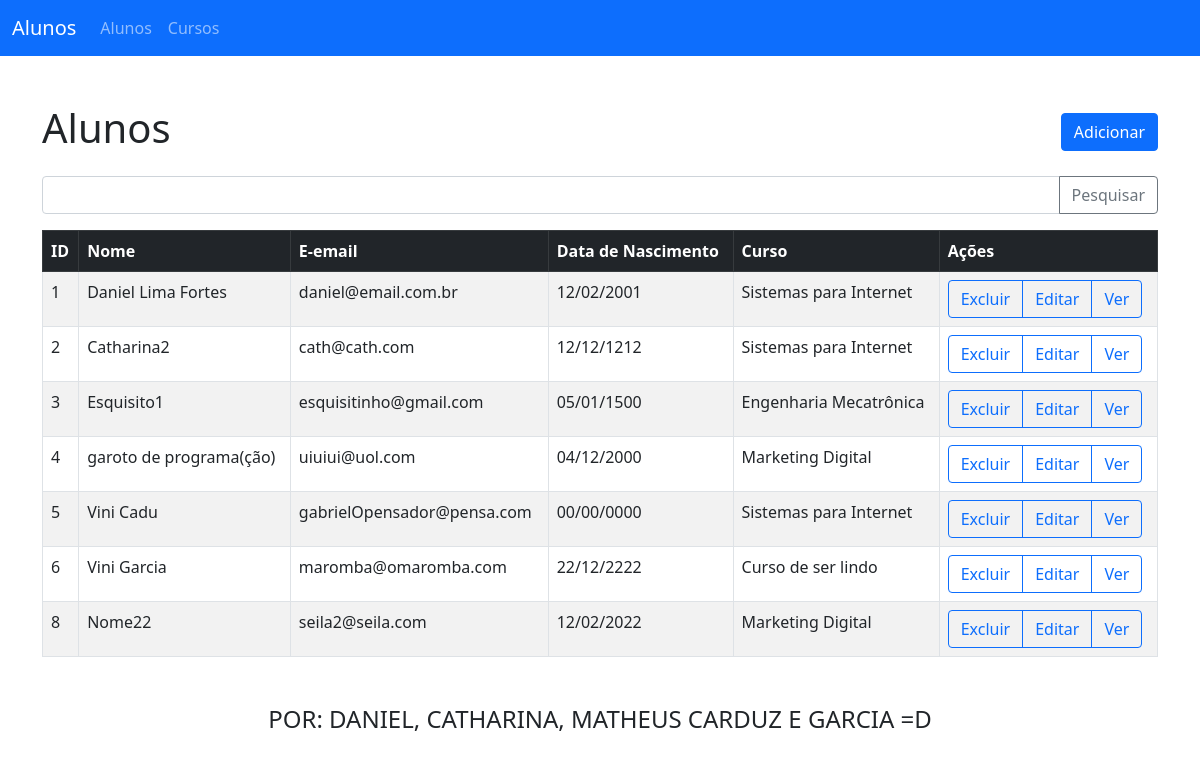
The page /alunos/index.php on the database its author committed.
### tables this page shows
CREATE TABLE `aluno` (
  `id` int(11) NOT NULL,
  `name` varchar(100) NOT NULL,
  `data_nascimento` varchar(50) NOT NULL,
  `email` varchar(50) NOT NULL,
  `curso_id` int(11) NOT NULL
);

CREATE TABLE `curso` (
  `id` int(11) NOT NULL,
  `nome` varchar(100) NOT NULL,
  `description` text NOT NULL,
  `duracao` double NOT NULL,
  `sigla` varchar(6) NOT NULL
);

### alunos/index.php (the view, shortened to what this page needs)
<?php
	require("../_config/connection.php");
	$curso_id = false;
?>
<!DOCTYPE html>
<html lang="en">
<head>
	<link href="https://cdn.jsdelivr.net/npm/bootstrap@5.0.0-beta2/dist/css/bootstrap.min.css" rel="stylesheet">
</head>
<body>
	<?php
        readFile("../_partials/navbar.html");
    ?>
	<?php
		$query = "SELECT a.*, c.nome as curso
			FROM aluno a
			INNER JOIN curso c on a.curso_id = c.id";
		$result = $conn->query($query);
		$rows = $result->fetch_all(MYSQLI_ASSOC);
		try {
			$cursoQuery = "SELECT * from curso";
			$cursoResult = $conn->query($cursoQuery);
		} catch (Exception $e) {
			header('Location: index.php?message=Erro ao recuperar lista de alunos!!');
			die();
		}
	?>
	<section class="container mt-5 mb-5">
		<div class="row mb-3">
			<div class="col">
				<h1>Alunos</h1>
			</div>
			<div class="col d-flex justify-content-end align-items-center">
				<a class="btn btn-primary" href="add.php">Adicionar</a>
			</div>
		</div>
		<form action="" method="get">
			<div class="input-group mb-3">
				<select
					class="form-control"
					id="curso_id"
					name="curso_id">
						<option value></option>
						<?php while($curso = $cursoResult->fetch_assoc()): ?>
							<option
								value="<?=$curso["id"]?>"
								<?= $curso["id"] == $curso_id ? 'selected' : '';?>
							>
							</option>
						<?php endwhile; ?>
				</select>
				<button class="btn btn-outline-secondary" type="submit">
					Pesquisar
				</button>
			</div>
		</form>
		<table class="table table-striped table-bordered">
			<thead class="table-dark">
				<tr>
					<th>ID</th>
					<th>Nome</th>
					<th>E-email</th>
					<th>Data de Nascimento</th>
					<th>Curso</th>
					<th>Ações</th>
				</tr>
			</thead>
			<tbody>
				<?php foreach($rows as $aluno): ?>
					<tr>
						<td>
							<?=$aluno["id"]?>
						</td>
						<td>
							<?=$aluno["name"]?>
						</td>
						<td>
							<?=$aluno["email"]?>
						</td>
						<td>
							<?=$aluno["data_nascimento"]?>
						</td>
						<td>
							<?=$aluno["curso"]?>
						</td>
						<td>
							<div class="btn-group" role="group">
								<button
									type="button"
									class="btn btn-outline-primary"
									onclick="confirmDelete(<?=$aluno['id']?>)">
									Excluir
								</button>
								<a
									href="edit.php?id=<?=$aluno["id"]?>"
									class="btn btn-outline-primary">
									Editar
								</a>
								<a
									href="view.php?id=<?=$aluno["id"]?>"
									class="btn btn-outline-primary">
									Ver
								</a>
							</div>
						</td>
					</tr>
				<?php endforeach; ?>
			</tbody>
		</table>
	</section>
	<footer>
		<h4 class="text-center">POR: DANIEL, CATHARINA, MATHEUS CARDUZ E GARCIA =D</h4>
	</footer>
</body>
</html>

### rows shown on the page
aluno: id "1", name "Daniel Lima Fortes", email "daniel@email.com.br", data_nascimento "12/02/2001", curso.nome "Sistemas para Internet"
aluno: id "2", name "Catharina2", email "cath@cath.com", data_nascimento "12/12/1212", curso.nome "Sistemas para Internet"
aluno: id "3", name "Esquisito1", email "esquisitinho@gmail.com", data_nascimento "05/01/1500", curso.nome "Engenharia Mecatrônica"
aluno: id "4", name "garoto de programa(ção)", email "uiuiui@uol.com", data_nascimento "04/12/2000", curso.nome "Marketing Digital"
aluno: id "5", name "Vini Cadu", email "gabrielOpensador@pensa.com", data_nascimento "00/00/0000", curso.nome "Sistemas para Internet"
aluno: id "6", name "Vini Garcia", email "maromba@omaromba.com", data_nascimento "22/12/2222", curso.nome "Curso de ser lindo"
aluno: id "8", name "Nome22", email "seila2@seila.com", data_nascimento "12/02/2022", curso.nome "Marketing Digital"
